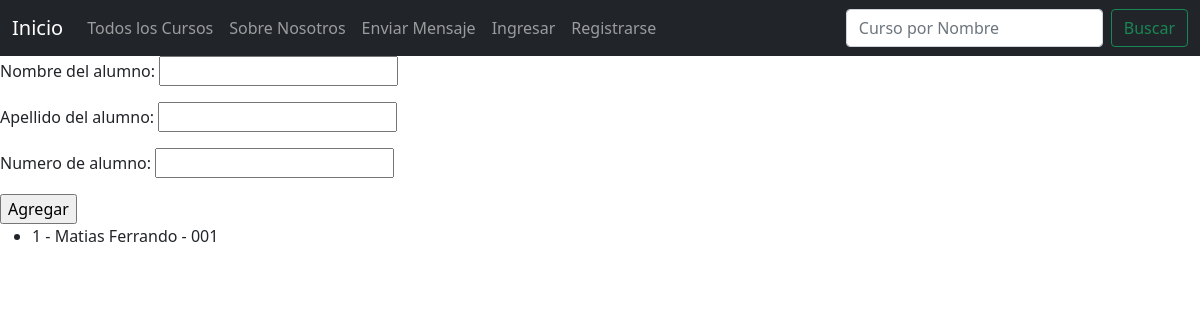
Screenshot of /alumnos/ with the database file from the repository.
### Aplicacion/models.py (models this page shows, shortened)
class Alumno(models.Model):
    nombre_del_alumno = models.CharField(max_length=20)
    apellido_del_alumno = models.CharField(max_length=20)
    numero_de_alumno = models.CharField(max_length=4)

### Aplicacion/views.py (the view)
# urls.py: path("alumnos/", mostrar_alumnos, name="alumnos"),
def mostrar_alumnos(request):
    context = {
        "form": AlumnoForm(),
        "alumnos": Alumno.objects.all(),
    }
    return render(request, "Aplicacion/alumnos.html", context)

### Aplicacion/forms.py
class AlumnoForm(forms.ModelForm):
    class Meta:
        model = Alumno
        fields = '__all__'

### Aplicacion/templates/Aplicacion/alumnos.html (shortened to what this page needs)
{% extends "Aplicacion/base.html" %}
{% load static %}
{% block main %}
<h1>Administracion de Alumnos: </h1>
<form action="{% url 'agregar-alumno' %}" method="post">
    {{form.as_p}}
    <input type="submit" value="Agregar">
</form>
<ul>
    {% for alumno in alumnos %}
    <li>{{ alumno.id }} - {{alumno.nombre_del_alumno }} {{alumno.apellido_del_alumno }} - {{alumno.numero_de_alumno }}</li>
  {% endfor %}
</ul>
{% endblock %}

### rows the page displays
Alumno: id "1", nombre_del_alumno "Matias", apellido_del_alumno "Ferrando", numero_de_alumno "001"
